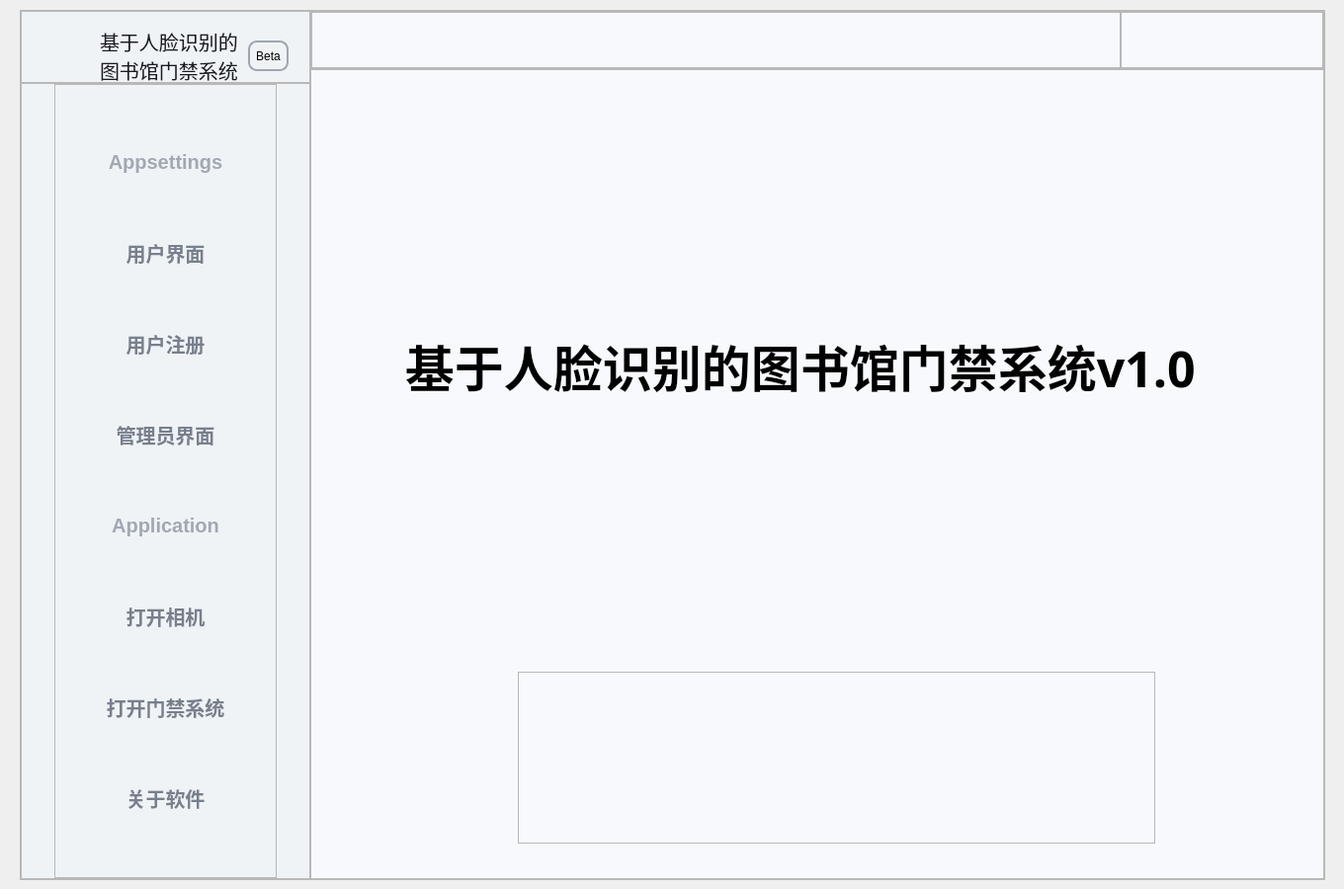
<?xml version="1.0" encoding="UTF-8"?>
<ui version="4.0">
 <class>MainWindow</class>
 <widget class="QMainWindow" name="MainWindow">
  <property name="geometry">
   <rect>
    <x>0</x>
    <y>0</y>
    <width>1360</width>
    <height>900</height>
   </rect>
  </property>
  <property name="windowTitle">
   <string>MainWindow</string>
  </property>
  <widget class="QWidget" name="main_widget">
   <property name="minimumSize">
    <size>
     <width>1300</width>
     <height>900</height>
    </size>
   </property>
   <widget class="QFrame" name="main_layout">
    <property name="geometry">
     <rect>
      <x>20</x>
      <y>10</y>
      <width>1321</width>
      <height>881</height>
     </rect>
    </property>
    <property name="minimumSize">
     <size>
      <width>1200</width>
      <height>800</height>
     </size>
    </property>
    <property name="cursor">
     <cursorShape>ArrowCursor</cursorShape>
    </property>
    <property name="autoFillBackground">
     <bool>false</bool>
    </property>
    <property name="frameShape">
     <enum>QFrame::StyledPanel</enum>
    </property>
    <property name="frameShadow">
     <enum>QFrame::Raised</enum>
    </property>
    <layout class="QHBoxLayout" name="horizontalLayout">
     <property name="spacing">
      <number>0</number>
     </property>
     <property name="leftMargin">
      <number>0</number>
     </property>
     <property name="topMargin">
      <number>0</number>
     </property>
     <property name="rightMargin">
      <number>0</number>
     </property>
     <property name="bottomMargin">
      <number>0</number>
     </property>
     <item>
      <widget class="QFrame" name="left_widget">
       <property name="sizePolicy">
        <sizepolicy hsizetype="Expanding" vsizetype="Expanding">
         <horstretch>2</horstretch>
         <verstretch>0</verstretch>
        </sizepolicy>
       </property>
       <property name="styleSheet">
        <string notr="true">#left_widget{
                background:#f0f3f6;
                border-top-left-radius:5px;
                border-bottom-left-radius:5px;}  </string>
       </property>
       <property name="frameShape">
        <enum>QFrame::StyledPanel</enum>
       </property>
       <property name="frameShadow">
        <enum>QFrame::Raised</enum>
       </property>
       <layout class="QVBoxLayout" name="verticalLayout_2">
        <property name="spacing">
         <number>0</number>
        </property>
        <property name="leftMargin">
         <number>0</number>
        </property>
        <property name="topMargin">
         <number>0</number>
        </property>
        <property name="rightMargin">
         <number>0</number>
        </property>
        <property name="bottomMargin">
         <number>0</number>
        </property>
        <item>
         <widget class="QFrame" name="left_top_frame">
          <property name="sizePolicy">
           <sizepolicy hsizetype="Preferred" vsizetype="Expanding">
            <horstretch>0</horstretch>
            <verstretch>1</verstretch>
           </sizepolicy>
          </property>
          <property name="frameShape">
           <enum>QFrame::StyledPanel</enum>
          </property>
          <property name="frameShadow">
           <enum>QFrame::Raised</enum>
          </property>
          <widget class="QLabel" name="name_label">
           <property name="geometry">
            <rect>
             <x>80</x>
             <y>20</y>
             <width>151</width>
             <height>51</height>
            </rect>
           </property>
           <property name="styleSheet">
            <string notr="true">color:#1a1a23;
                border:none;
                font-size:20px;
                font-family: Helvetica, 'Hiragino Sans GB', 'Microsoft Yahei', '微软雅黑', Arial, sans-serif;</string>
           </property>
           <property name="text">
            <string>基于人脸识别的
图书馆门禁系统</string>
           </property>
          </widget>
          <widget class="QLabel" name="label">
           <property name="geometry">
            <rect>
             <x>20</x>
             <y>20</y>
             <width>51</width>
             <height>51</height>
            </rect>
           </property>
           <property name="text">
            <string/>
           </property>
           <property name="pixmap">
            <pixmap>../images/logo.jpg</pixmap>
           </property>
           <property name="scaledContents">
            <bool>true</bool>
           </property>
          </widget>
          <widget class="QPushButton" name="pushButton">
           <property name="geometry">
            <rect>
             <x>230</x>
             <y>30</y>
             <width>41</width>
             <height>31</height>
            </rect>
           </property>
           <property name="styleSheet">
            <string notr="true">font-size:12px;
background-color: transparent;  
  
  border-radius: 9px; 
  border: 2px solid #a0a6b1;</string>
           </property>
           <property name="text">
            <string>Beta</string>
           </property>
          </widget>
         </widget>
        </item>
        <item>
         <widget class="QFrame" name="left_under_frame">
          <property name="sizePolicy">
           <sizepolicy hsizetype="Preferred" vsizetype="Expanding">
            <horstretch>0</horstretch>
            <verstretch>11</verstretch>
           </sizepolicy>
          </property>
          <property name="styleSheet">
           <string notr="true">QPushButton{
                border:none;
                color:#787f8d;
				width:200px;
                height:35px;

                font-size:20px;
                font-weight: 700;}
QPushButton:hover{
                border-radius:10px;
                background:#e4e8ec;}

</string>
          </property>
          <property name="frameShape">
           <enum>QFrame::StyledPanel</enum>
          </property>
          <property name="frameShadow">
           <enum>QFrame::Raised</enum>
          </property>
          <layout class="QVBoxLayout" name="verticalLayout">
           <property name="spacing">
            <number>0</number>
           </property>
           <property name="leftMargin">
            <number>33</number>
           </property>
           <property name="topMargin">
            <number>0</number>
           </property>
           <property name="rightMargin">
            <number>33</number>
           </property>
           <property name="bottomMargin">
            <number>0</number>
           </property>
           <item>
            <widget class="QFrame" name="frame_5">
             <property name="frameShape">
              <enum>QFrame::StyledPanel</enum>
             </property>
             <property name="frameShadow">
              <enum>QFrame::Raised</enum>
             </property>
             <layout class="QVBoxLayout" name="verticalLayout_4">
              <item>
               <widget class="QPushButton" name="left_label_1">
                <property name="enabled">
                 <bool>false</bool>
                </property>
                <property name="styleSheet">
                 <string notr="true">color:#a2a8b2;
                border:none;
                font-size:20px;
                font-weight:700;
                font-family: &quot;Helvetica Neue&quot;, Helvetica, Arial, sans-serif;</string>
                </property>
                <property name="text">
                 <string>Appsettings</string>
                </property>
               </widget>
              </item>
              <item>
               <widget class="QPushButton" name="user_button">
                <property name="cursor">
                 <cursorShape>PointingHandCursor</cursorShape>
                </property>
                <property name="text">
                 <string>用户界面</string>
                </property>
               </widget>
              </item>
              <item>
               <widget class="QPushButton" name="user_register_button">
                <property name="cursor">
                 <cursorShape>PointingHandCursor</cursorShape>
                </property>
                <property name="text">
                 <string>用户注册</string>
                </property>
               </widget>
              </item>
              <item>
               <widget class="QPushButton" name="admin_button">
                <property name="cursor">
                 <cursorShape>PointingHandCursor</cursorShape>
                </property>
                <property name="text">
                 <string>管理员界面</string>
                </property>
               </widget>
              </item>
              <item>
               <widget class="QPushButton" name="left_label_2">
                <property name="enabled">
                 <bool>false</bool>
                </property>
                <property name="styleSheet">
                 <string notr="true">color:#a2a8b2;
                border:none;
                font-size:20px;
                font-weight:700;
                font-family: &quot;Helvetica Neue&quot;, Helvetica, Arial, sans-serif;</string>
                </property>
                <property name="text">
                 <string>Application</string>
                </property>
               </widget>
              </item>
              <item>
               <widget class="QPushButton" name="camera_button">
                <property name="cursor">
                 <cursorShape>PointingHandCursor</cursorShape>
                </property>
                <property name="styleSheet">
                 <string notr="true">    width: 200px;</string>
                </property>
                <property name="text">
                 <string>打开相机</string>
                </property>
               </widget>
              </item>
              <item>
               <widget class="QPushButton" name="recognition_button">
                <property name="cursor">
                 <cursorShape>PointingHandCursor</cursorShape>
                </property>
                <property name="text">
                 <string>打开门禁系统</string>
                </property>
               </widget>
              </item>
              <item>
               <widget class="QPushButton" name="about_button">
                <property name="cursor">
                 <cursorShape>PointingHandCursor</cursorShape>
                </property>
                <property name="text">
                 <string>关于软件</string>
                </property>
               </widget>
              </item>
             </layout>
            </widget>
           </item>
          </layout>
         </widget>
        </item>
       </layout>
      </widget>
     </item>
     <item>
      <widget class="QFrame" name="right_widget">
       <property name="sizePolicy">
        <sizepolicy hsizetype="Expanding" vsizetype="Expanding">
         <horstretch>7</horstretch>
         <verstretch>0</verstretch>
        </sizepolicy>
       </property>
       <property name="styleSheet">
        <string notr="true">#right_widget{
                background:#f7f9fc;
                border-top-right-radius:5px;
                border-bottom-right-radius:5px;}</string>
       </property>
       <property name="frameShape">
        <enum>QFrame::StyledPanel</enum>
       </property>
       <property name="frameShadow">
        <enum>QFrame::Raised</enum>
       </property>
       <layout class="QVBoxLayout" name="verticalLayout_3">
        <property name="spacing">
         <number>0</number>
        </property>
        <property name="leftMargin">
         <number>0</number>
        </property>
        <property name="topMargin">
         <number>0</number>
        </property>
        <property name="rightMargin">
         <number>0</number>
        </property>
        <property name="bottomMargin">
         <number>0</number>
        </property>
        <item>
         <widget class="QFrame" name="frame">
          <property name="sizePolicy">
           <sizepolicy hsizetype="Preferred" vsizetype="Expanding">
            <horstretch>0</horstretch>
            <verstretch>1</verstretch>
           </sizepolicy>
          </property>
          <property name="frameShape">
           <enum>QFrame::StyledPanel</enum>
          </property>
          <property name="frameShadow">
           <enum>QFrame::Raised</enum>
          </property>
          <layout class="QHBoxLayout" name="horizontalLayout_2">
           <property name="spacing">
            <number>0</number>
           </property>
           <property name="leftMargin">
            <number>0</number>
           </property>
           <property name="topMargin">
            <number>0</number>
           </property>
           <property name="rightMargin">
            <number>0</number>
           </property>
           <property name="bottomMargin">
            <number>0</number>
           </property>
           <item>
            <widget class="QFrame" name="frame_4">
             <property name="sizePolicy">
              <sizepolicy hsizetype="Expanding" vsizetype="Preferred">
               <horstretch>8</horstretch>
               <verstretch>0</verstretch>
              </sizepolicy>
             </property>
             <property name="minimumSize">
              <size>
               <width>0</width>
               <height>0</height>
              </size>
             </property>
             <property name="frameShape">
              <enum>QFrame::StyledPanel</enum>
             </property>
             <property name="frameShadow">
              <enum>QFrame::Raised</enum>
             </property>
            </widget>
           </item>
           <item>
            <widget class="QFrame" name="frame_3">
             <property name="sizePolicy">
              <sizepolicy hsizetype="Expanding" vsizetype="Preferred">
               <horstretch>2</horstretch>
               <verstretch>0</verstretch>
              </sizepolicy>
             </property>
             <property name="frameShape">
              <enum>QFrame::StyledPanel</enum>
             </property>
             <property name="frameShadow">
              <enum>QFrame::Raised</enum>
             </property>
             <widget class="QPushButton" name="minimize_button">
              <property name="geometry">
               <rect>
                <x>30</x>
                <y>10</y>
                <width>38</width>
                <height>38</height>
               </rect>
              </property>
              <property name="cursor">
               <cursorShape>PointingHandCursor</cursorShape>
              </property>
              <property name="styleSheet">
               <string notr="true">QPushButton{
                background-color: transparent; 
                border-radius:7px;
}
</string>
              </property>
              <property name="text">
               <string/>
              </property>
             </widget>
             <widget class="QPushButton" name="other_button">
              <property name="geometry">
               <rect>
                <x>90</x>
                <y>10</y>
                <width>38</width>
                <height>38</height>
               </rect>
              </property>
              <property name="cursor">
               <cursorShape>PointingHandCursor</cursorShape>
              </property>
              <property name="styleSheet">
               <string notr="true">QPushButton{
                background-color: transparent; 
                border-radius:7px;
}
</string>
              </property>
              <property name="text">
               <string/>
              </property>
             </widget>
             <widget class="QPushButton" name="close_button">
              <property name="geometry">
               <rect>
                <x>150</x>
                <y>10</y>
                <width>38</width>
                <height>38</height>
               </rect>
              </property>
              <property name="cursor">
               <cursorShape>PointingHandCursor</cursorShape>
              </property>
              <property name="styleSheet">
               <string notr="true">QPushButton{
                background-color: transparent; 
                border-radius:7px;
}
</string>
              </property>
              <property name="text">
               <string/>
              </property>
             </widget>
            </widget>
           </item>
          </layout>
         </widget>
        </item>
        <item>
         <widget class="QFrame" name="right_frame">
          <property name="sizePolicy">
           <sizepolicy hsizetype="Preferred" vsizetype="Expanding">
            <horstretch>0</horstretch>
            <verstretch>14</verstretch>
           </sizepolicy>
          </property>
          <property name="frameShape">
           <enum>QFrame::StyledPanel</enum>
          </property>
          <property name="frameShadow">
           <enum>QFrame::Raised</enum>
          </property>
          <widget class="QLabel" name="camera_label">
           <property name="geometry">
            <rect>
             <x>70</x>
             <y>20</y>
             <width>900</width>
             <height>560</height>
            </rect>
           </property>
           <property name="minimumSize">
            <size>
             <width>900</width>
             <height>560</height>
            </size>
           </property>
           <property name="maximumSize">
            <size>
             <width>900</width>
             <height>560</height>
            </size>
           </property>
           <property name="styleSheet">
            <string notr="true">color:black;
font-size:50px;
font-weight:bold;
font-family:Roman times;
text-text-align: center;</string>
           </property>
           <property name="text">
            <string>  基于人脸识别的图书馆门禁系统v1.0</string>
           </property>
           <property name="scaledContents">
            <bool>false</bool>
           </property>
          </widget>
          <widget class="QFrame" name="frame_2">
           <property name="geometry">
            <rect>
             <x>210</x>
             <y>610</y>
             <width>645</width>
             <height>174</height>
            </rect>
           </property>
           <property name="frameShape">
            <enum>QFrame::StyledPanel</enum>
           </property>
           <property name="frameShadow">
            <enum>QFrame::Raised</enum>
           </property>
           <layout class="QHBoxLayout" name="horizontalLayout_3">
            <item>
             <widget class="QLabel" name="msg_label_b">
              <property name="minimumSize">
               <size>
                <width>150</width>
                <height>150</height>
               </size>
              </property>
              <property name="maximumSize">
               <size>
                <width>150</width>
                <height>150</height>
               </size>
              </property>
              <property name="text">
               <string/>
              </property>
             </widget>
            </item>
            <item>
             <widget class="QLabel" name="msg_label_a">
              <property name="minimumSize">
               <size>
                <width>150</width>
                <height>150</height>
               </size>
              </property>
              <property name="maximumSize">
               <size>
                <width>150</width>
                <height>150</height>
               </size>
              </property>
              <property name="text">
               <string/>
              </property>
             </widget>
            </item>
            <item>
             <widget class="QLabel" name="msg_label_c">
              <property name="minimumSize">
               <size>
                <width>150</width>
                <height>150</height>
               </size>
              </property>
              <property name="maximumSize">
               <size>
                <width>150</width>
                <height>150</height>
               </size>
              </property>
              <property name="text">
               <string/>
              </property>
             </widget>
            </item>
           </layout>
          </widget>
         </widget>
        </item>
       </layout>
      </widget>
     </item>
    </layout>
   </widget>
  </widget>
 </widget>
 <resources/>
 <connections/>
</ui>
